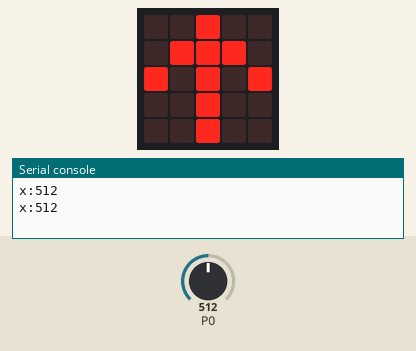
Bench run of a program on a simulated BBC micro:bit (MakeCode). Parts: the board's 5×5 LED display, the last lines printed to the serial console. Inputs (shaded band) come from the test bench; at power-on: P0 = 512 (analog values on the 0–1023 scale).

Above: at 1.2 s.
1.3 s: P0 set to 0
At 2.9 s:
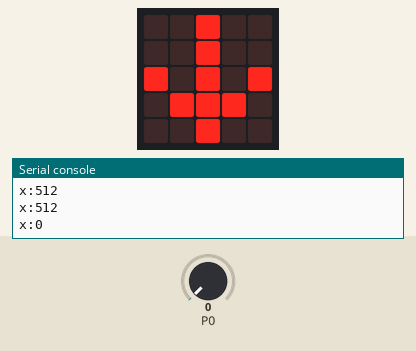
3.3 s: P0 set to 20
At 4.1 s:
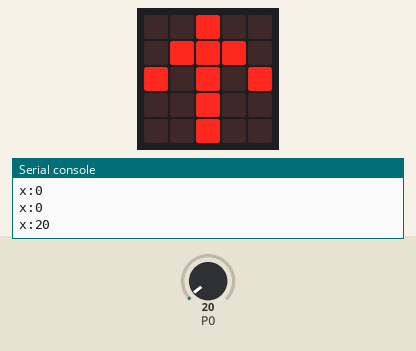
Timing chart, 0 to 6.3 s (numbered marks = the images above; inputs shaded):
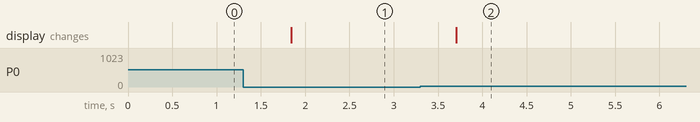

The program:

main.ts
```typescript
basic.forever(function () {
    serial.writeValue("x", pins.analogReadPin(AnalogPin.P0))
    if (pins.analogReadPin(AnalogPin.P0) > 10) {
        basic.showArrow(ArrowNames.North)
    }
    if (pins.analogReadPin(AnalogPin.P0) <= 10) {
        basic.showArrow(ArrowNames.South)
    }
})
```

test.ts
```typescript
// テストはここに来ます。このパッケージが拡張機能として使用されるときにはコンパイルされません。
```

Measured:
- after the input at 1.3 s, the display: changes after 0.55 s (image 1)
- after the input at 3.3 s, the display: changes after 0.41 s (image 2)
